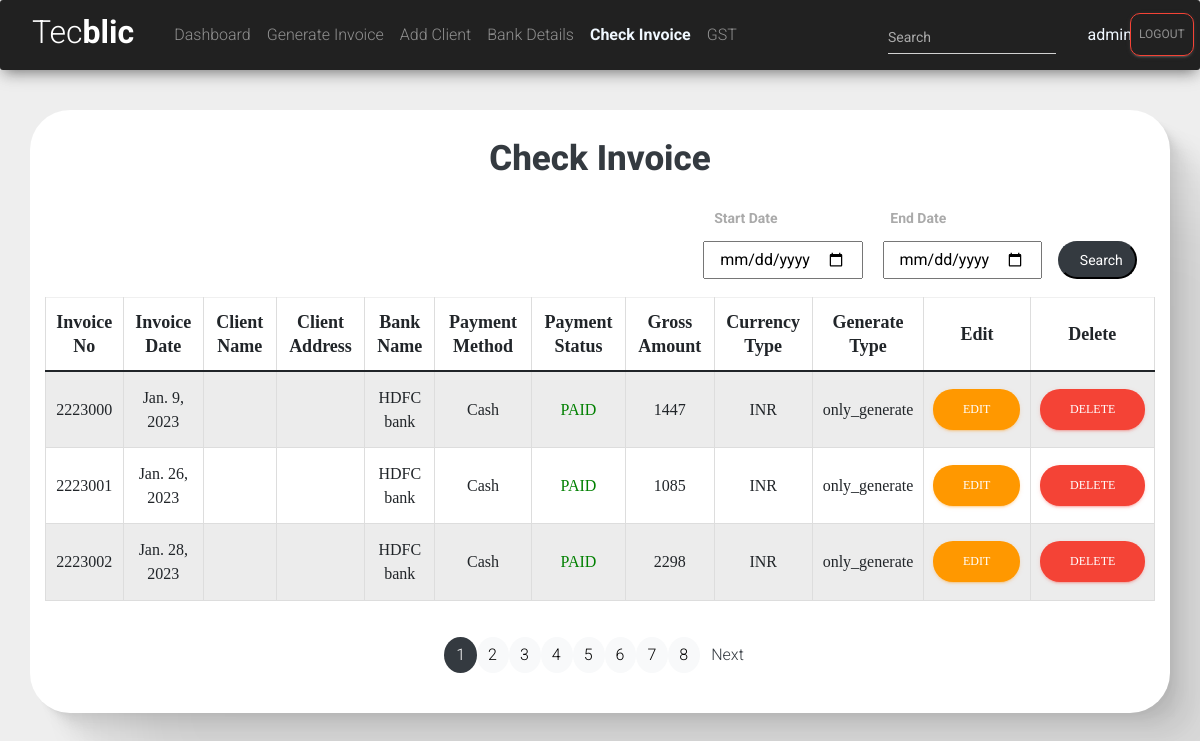
/check (signed in), run on an earlier commit of the app's database.
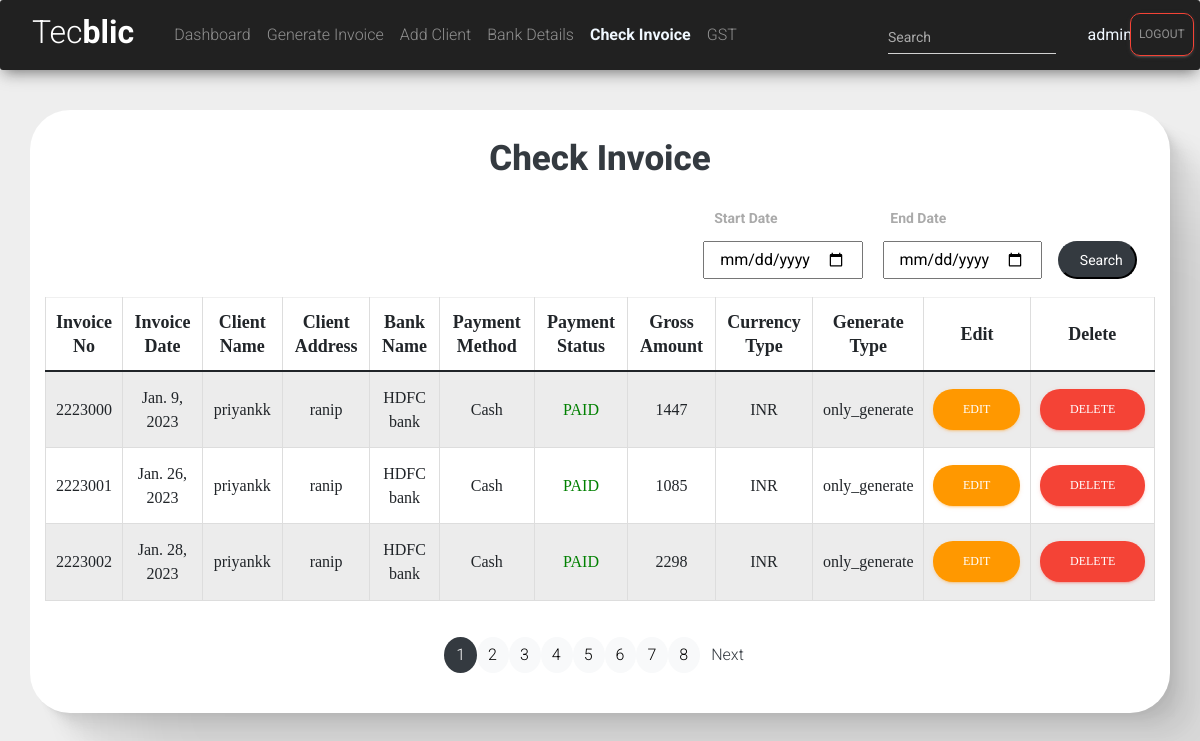
And on a later commit of the database.
### tecblicapp/models.py (models this page shows, shortened)
class Invoice(models.Model):
    Method = [
    ('----','----'),
    ('Cash', 'Cash'),
    ('Online', 'Online'),
    ('Cheque', 'Cheque'),
    ('Swift Transfer', 'Swift Transfer'),
    ]
    imp=[
        ('DOMESTIC','DOMESTIC'),
        ('EXPORT','EXPORT'),
        ('Inter State', 'Inter State'),
    ]
    Currency = [
    ('INR', 'INR'),
    ('USD', 'USD'),
    ('EUR', 'EUR'),
    ]
    STATUS = [
    ('PENDING', 'PENDING'),
    ('PAID', 'PAID'),
    ]
    emails=[
        ('only_generate','Only Generate'),
        ('generate_and_send','Generate And Send Mail')
    ]
    quantity_type = [
        ("No's", "No's"),
        ('HRS', 'HRS'),
        ('DAY', 'DAY'),
    ]
    invoice_no = models.IntegerField(primary_key=True, blank=True)
    sac_code = models.CharField(null=True, blank=True, max_length=6)
    invoice_date = models.DateField(null=True, blank=True)
    payment_method = models.CharField(choices=Method, default='Cash', max_length=100)
    payment_status = models.CharField(choices=STATUS, default='PAID', max_length=100)
    gross_amount=models.IntegerField(null=True,blank=True)
    cgst = models.CharField(max_length=20, null=True, blank=True,default=0)
    sgst = models.CharField(max_length=20, null=True, blank=True,default=0)
    igst = models.CharField(max_length=20, null=True, blank=True,default=0)
    currency_type=models.CharField(choices=Currency,max_length=5,default='INR')
    qty_type = models.CharField(choices=quantity_type, default='HRS', max_length=5)
    gst_type=models.CharField(choices=imp,default='DOMESTIC',max_length=20)
    t_2 = models.TextField(
        default="2) This Bill is payable by Electronic transfer/ DD/ Cheque in favor of Tecblic Private Limited. For payment made by electronic fund transfer, please send details to accounts@tecblic.com (Invoice number, Invoice amount, Tecblic Bank name and Account number, Payment date, Amount paid, TDS if applicable). Queries can be sent to us at accounts@tecblic.com.")
    t_3 = models.TextField(default="3) Please make payment within 7 days of receipt of this invoice.")
    t_4 = models.TextField(
        default="4) TDS certificate, if applicable, should be issued in favor of Tecblic Private Limited, AAHCT7338J of the Billing Entity and emailed to accounts@tecblic.com or couriered to above address.")
    t_5 = models.TextField(
        default="5) We declare that invoice shows the actual price of goods/services described and that all particulars are correct.")
    client = models.ForeignKey(clientDetail, blank=True, null=True, on_delete=models.SET_NULL)
    send_email=models.CharField(choices=emails,max_length=20,default='only_generate')
    bank = models.ForeignKey(BankDetails, blank=True, null=True, on_delete=models.SET_NULL)
    date_created = models.DateTimeField(auto_now_add=True,blank=True, null=True)
    last_updated = models.DateTimeField(auto_now=True,blank=True, null=True)

class BankDetails(models.Model):
    bank_name=models.CharField(max_length=40,null=True,blank=True)
    account_no=models.CharField(max_length=30,null=True,blank=True)
    ifsc_code=models.CharField(max_length=11,null=True,blank=True)
    bank_branch=models.CharField(max_length=40,null=True,blank=True)
    swift_code=models.CharField(max_length=11,null=True,blank=True)
    cin=models.CharField(max_length=21,null=True,blank=True)
    supplier_pan=models.CharField(max_length=10,null=True,blank=True)
    supplier_gstin=models.CharField(max_length=15,null=True,blank=True)
    arn=models.CharField(max_length=30,null=True,blank=True)

class clientDetail(models.Model):
    clientName=models.CharField(max_length=50,null=True,blank=True)
    clientEmail=models.EmailField(null=True,blank=True)
    clientAddress=models.CharField(max_length=200,null=True,blank=True)
    clientGSTIN=models.CharField(max_length=15,null=True,blank=True)
    clientPAN=models.CharField(max_length=10,null=True,blank=True)
    kindAttn=models.CharField(max_length=40,null=True,blank=True)
    placeofSupply=models.CharField(max_length=40,null=True,blank=True)

### tecblicapp/views.py (the view)
# urls.py: path('check', views.check_invoice, name="check_invoices"),
@login_required(login_url='login')
def check_invoice(request):
    inv_obj=Invoice.objects.all()
    paginator = Paginator(inv_obj,3)
    page_number = request.GET.get('page')
    finaldata =  paginator.get_page(page_number)
    totalpage = finaldata.paginator.num_pages
    return render(request,'tecblicapp/check_invoice_status_demo.html',{'inv':finaldata,'totalpages':[n+1 for n in range(totalpage)]})

### tecblicapp/templates/tecblicapp/check_invoice_status_demo.html (shortened to what the changed rows need)
<!DOCTYPE html>
<html lang="en">
<head>
    <link href="https://cdn.jsdelivr.net/npm/bootstrap@5.1.3/dist/css/bootstrap.min.css" rel="stylesheet"
>
    <link href="https://cdnjs.cloudflare.com/ajax/libs/bootstrap-datepicker/1.2.0/css/datepicker.min.css"
        rel="stylesheet">
    <link rel="stylesheet" href="https://maxcdn.bootstrapcdn.com/font-awesome/latest/css/font-awesome.min.css">
    <link href="/static/assets/css/material-dashboard.css?v=2.1.2" rel="stylesheet" />
    <link href="/static/assets/css/material-dashboard-rtl.css?v=2.1.2" rel="stylesheet" />
</head>
<body>
    <div class="container" style="box-shadow:
2.8px 2.8px 2.2px rgba(0, 0, 0, 0.02),
6.7px 6.7px 5.3px rgba(0, 0, 0, 0.028),
12.5px 12.5px 10px rgba(0, 0, 0, 0.035),
22.3px 22.3px 17.9px rgba(0, 0, 0, 0.042),
41.8px 41.8px 33.4px rgba(0, 0, 0, 0.05),
100px 100px 80px rgba(0, 0, 0, 0.07)
;background-color: white;border-radius: 40px;"><br>
        <form action="" method="post" class="text-center" style="height:250px">
            <div style="font-family: Georgia, 'Times New Roman', Times, serif; ">
                <table class="table table-striped table-hover table-bordered table-sm">
                    <thead>
                        <tr>
                            <th scope="col" style="font-weight:800;font-size: large;">Invoice No</th>
                            <th scope="col" style="font-weight:800;font-size: large;">Invoice Date</th>
                            <th scope="col" style="font-weight:800;font-size: large;">Client Name</th>
                            <th scope="col" style="font-weight:800;font-size: large;">Client Address</th>
                            <th scope="col" style="font-weight:800;font-size: large;">Bank Name</th>
                            <th scope="col" style="font-weight:800;font-size: large;">Payment Method</th>
                            <th scope="col" style="font-weight:800;font-size: large;">Payment Status</th>
                            <th scope="col" style="font-weight:800;font-size: large;">Gross Amount</th>
                            <th scope="col" style="font-weight:800;font-size: large;">Currency Type</th>
                            <th scope="col" style="font-weight:800;font-size: large;">Generate Type</th>
                            <th scope="col" style="font-weight:800;font-size: large;">Edit</th>
                            <th scope="col" style="font-weight:800;font-size: large;">Delete</th>
                        </tr>
                    </thead>
                    <tbody id="tbody">
                        {% for i in inv %}
                        <tr>
                            <td scope="row">{{ i.invoice_no }}</td>
                            <td>{{ i.invoice_date }}</td>
                            <td>{{ i.client.clientName }}</td>
                            <td>{{ i.client.clientAddress }}</td>
                            <td>{{ i.bank.bank_name }}</td>
                            <td>{{ i.payment_method}}</td>
                            {% if i.payment_status == "PENDING" %}<td style="color:red;">{{ i.payment_status }}</td>
                            {% else %}<td style="color:green;">{{ i.payment_status }}</td>
                            {% endif %}
                            <td>{{ i.gross_amount}}</td>
                            <td>{{ i.currency_type}}</td>
                            <td>{{ i.send_email}}</td>
                            <td><a href="{% url 'edit_invoice' i.invoice_no %}" style="border-radius: 20px;" class="btn btn-warning">Edit</a></td>
                            <td><a href="{% url 'delete_invoice' i.invoice_no %}" style="border-radius: 20px;" class="btn btn-danger">Delete</a></td>
                            {% endfor %}
                        </tr>
                    </tbody>
                </table>
            </div>
        </form>
        <br>
        <br>
        <br>
    </div>
</body>
</html>

What changed in the data, as far as the page shows it:
changed Invoice "Jan. 9, 2023": client.clientName (not shown) → "priyankk"; client.clientAddress (not shown) → "ranip"
changed Invoice "Jan. 26, 2023": client.clientName (not shown) → "priyankk"; client.clientAddress (not shown) → "ranip"
changed Invoice "Jan. 28, 2023": client.clientName (not shown) → "priyankk"; client.clientAddress (not shown) → "ranip"
